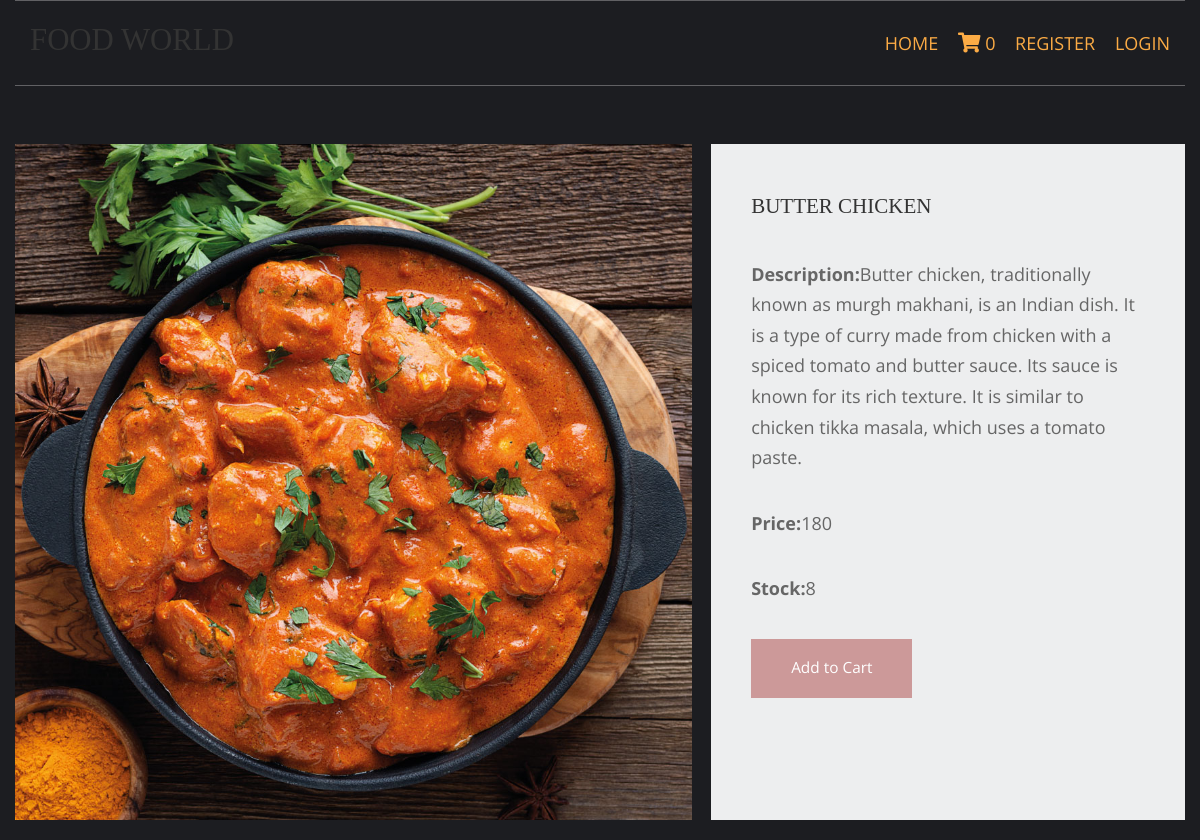
The page /chicken-recipe/butter-chicken on the database its author committed.
### shop/models.py (models this page shows, shortened)
class products(models.Model):
    name=models.CharField(max_length=150,unique=True)
    slug=models.CharField(max_length=150,unique=True)
    img=models.ImageField(upload_to='product')
    desc=models.TextField()
    stock=models.IntegerField()
    available=models.BooleanField
    price=models.IntegerField()
    category=models.ForeignKey(categ,on_delete=models.CASCADE)

### shop/views.py (the view)
# urls.py: path('<slug:c_slug>/<slug:product_slug>',views.prodDetails,name='details'),
def prodDetails(request,c_slug,product_slug):
    try:
        prodt=products.objects.get(category__slug=c_slug,slug=product_slug)
    except Exception as e:
        raise e
    return render(request,'product.html',{'pr':prodt})

### cart/context_processor.py (called while the page is built)
def count(request):
    item_count=0
    if 'admin' in request.path:
        return {}
    else:
        try:
            ct=cartlist.objects.filter(cart_id=c_id(request))
            cti=items.objects.all().filter(cart=ct[:1])
            for c in cti:
                item_count += c.quan
        except cartlist.DoesNotExist:
            item_count=0
        return dict(itc=item_count)

### cart/views.py (called while the page is built)
def c_id(request):
    ct_id=request.session.session_key
    if not ct_id:
        ct_id=request.session.create()
    return ct_id

### templates/product.html (shortened to what this page needs)
{% extends 'base.html' %}
{% load static %}
{% block content %}
<html lang="en">
<head>
    <link href="{% static 'pr/fontawesome/pr/css/all.min.css' %}" rel="stylesheet" />
    <link href="{% static 'pr/css/templatemo-comparto.css' %}" rel="stylesheet" />
</head>
<body>
    <br><br>
        <section class="tm-mb-1" id="about">
            <div class="tm-row tm-about-row">
                <div class="tm-section-1-l">
                    <img src="{{pr.img.url}}" alt="About image" class="tm-img-responsive">
                </div>
                <article class="tm-section-1-r tm-bg-color-8">
                    <h2 class="tm-mb-2 tm-title-color">{{pr.name}}</h2>
                    <p><a rel="nofollow" href="https://templatemo.com/tm-544-comparto" target="_parent"></a> <p> <b>Description:</b>{{pr.desc}} </p>
                    <p><b>Price:</b>{{pr.price}}<br></p>
                    <p><b>Stock:</b>{{pr.stock}}</p>
                    {% if pr.stock <= 0 %}
                    <h1 style="color:red">Sorry No Stock Left </h1>
                    {% else %}
                    <a href="{% url 'addcart' pr.id %}" class="tm-btn tm-btn-1 tm-link-to-services">Add to Cart</a>
                    {% endif %}
                </article>
            </div>
        </section>
</body>
</html>
{% endblock %}

### static/hm/layout/styles/layout.css (style rules this page uses)
*, *::before, *::after { transition:all .3s ease-in-out; }
body { color:#A5A6AA; background-color:#1C1D21; }
a { color:#FBAB45; }

### static/pr/css/templatemo-comparto.css (style rules this page uses)
*, *::before, *::after { box-sizing: border-box; outline: none; }
ul, h1, h2, h3, h4, p, figure { padding: 0; margin: 0; }
body { font-family: 'Open Sans', Arial, sans-serif; font-size: 18px; overflow-x: hidden; padding-left: 15px; padding-right: 15px; margin: 0; }
h2 { font-size: 1.5rem; }
a { transition: all 0.3s ease; text-decoration: none; }
p { color: #666; line-height: 1.7; margin-bottom: 35px; }
h1, h2, h3, h4, h5, h6 { color: #333; }
.tm-mb-1 { margin-bottom: 20px; }
.tm-mb-2 { margin-bottom: 40px; }
.tm-bg-color-8 { background-color: #EDEEEF; }
.tm-img-responsive { max-width: 100%; height: auto; }
.tm-section-1-l { width: 57.85%; margin-right: 1.65%; }
.tm-section-1-r { padding: 50px 40px; width: 40.5%; }
.tm-row { display: flex; }
.tm-btn { display: inline-block; padding: 15px 40px; font-size: 1.1rem; border: none; background-color: #CC9999; color: white; }
a { color: #666; }

### static/hm/layout/styles/framework.css (style rules this page uses)
html { overflow-y:scroll; overflow-x:hidden; }
html, body { margin:0; padding:0; font-size:14px; line-height:1.6em; }
*, *::before, *::after { box-sizing:border-box; }
a { outline:none; text-decoration:none; }
img { width:auto; max-width:100%; height:auto; margin:0; padding:0; border:none; line-height:normal; vertical-align:middle; }
body, input, textarea, select { font-family:Verdana, Geneva, sans-serif; }
h1, h2, h3, h4, h5, h6, .heading { font-family:Georgia, "Times New Roman", Times, serif; }
::placeholder { opacity:1; }
h1, h2, h3, h4, h5, h6, .heading { margin:0 0 20px 0; font-size:1.4rem; line-height:normal; font-weight:normal; text-transform:uppercase; }
address, article, aside, figcaption, figure, footer, header, main, nav, section { display:block; margin:0; padding:0; }

### rows shown on the page
products: img (picture), name "BUTTER CHICKEN", desc "Butter chicken, traditionally known as murgh makhani, is an Indian dish. It is a type of curry made from chicken with a spiced tomato and butter sauce. Its sauce is known for its rich texture. It is similar to chicken tikka masala, which uses a tomato paste.", price "180", stock "8"

### other values the page prints
{{ itc }} "0"
